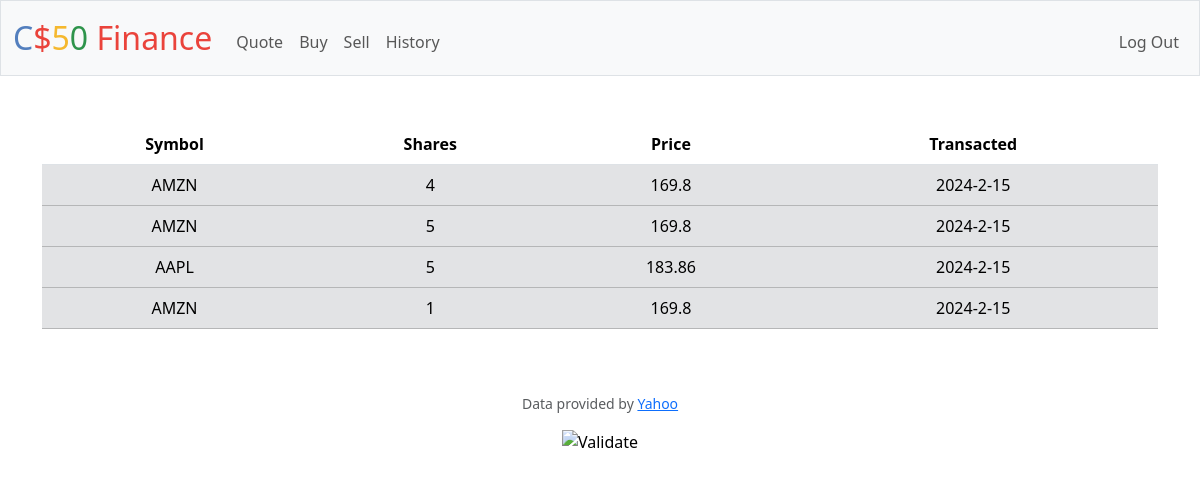
Page /history (signed in) on the committed database.
### tables this page shows
CREATE TABLE purchases(id INTEGER PRIMARY KEY AUTOINCREMENT NOT NULL, user_id INTEGER, username TEXT NOT NULL, symbol TEXT NOT NULL, month INTEGER NOT NULL, day INTEGER NOT NULL, year INTEGER NOT NULL, history INTEGER NOT NULL, total INTEGER NOT NULL, shares INTEGER NOT NULL, amount INTEGER NOT NULL, FOREIGN KEY(user_id) REFERENCES users(id));

### app.py (the view)
@app.route("/history")
@login_required
def history():
    rows = db.execute("SELECT * FROM purchases WHERE user_id = ?", session["user_id"])
    return render_template("history.html", rows=rows)

### app.py (called while the page is built)
@app.after_request
def after_request(response):
    response.headers["Cache-Control"] = "no-cache, no-store, must-revalidate"
    response.headers["Expires"] = 0
    response.headers["Pragma"] = "no-cache"
    return response

### helpers.py (called while the page is built)
def login_required(f):
    @wraps(f)
    def decorated_function(*args, **kwargs):
        if session.get("user_id") is None:
            return redirect("/login")
        return f(*args, **kwargs)
    return decorated_function

### templates/history.html (shortened to what this page needs)
{% extends "layout.html" %}
{% block main %}
    <table class = "table" >
        <thead>
            <tr>
                <th>Symbol</th>
                <th>Shares</th>
                <th>Price</th>
                <th>Transacted</th>
            </tr>
        </thead>
        <tbody>
            {% for row in rows %}
                <tr class = "table-secondary">
                    <td>{{row["symbol"]}}</td>
                    <td>{{row["history"]}}</td>
                    <td>{{row["amount"]}}</td>
                    <td>{{ row["year"] }}-{{ row["month"] }}-{{ row["day"] }}</td>
                </tr>
            {% endfor %}
        </tbody>
    </table>
{% endblock %}

### rows in the picture
purchases: symbol "AMZN", history "4", amount "169.8", year "2024", month "2", day "15"
purchases: symbol "AMZN", history "5", amount "169.8", year "2024", month "2", day "15"
purchases: symbol "AAPL", history "5", amount "183.86", year "2024", month "2", day "15"
purchases: symbol "AMZN", history "1", amount "169.8", year "2024", month "2", day "15"
